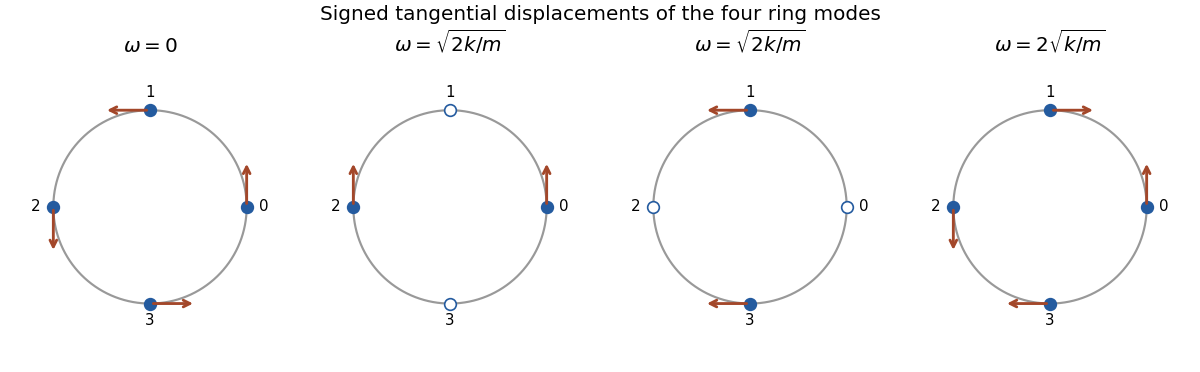

This figure's Python source:
"""Original normal-mode diagrams with tangential arrows, without copied exam artwork."""
from pathlib import Path
import matplotlib
matplotlib.use("Agg")
import matplotlib.pyplot as plt
import numpy as np

angles=np.arange(4)*np.pi/2
positions=np.column_stack([np.cos(angles),np.sin(angles)])
tangents=np.column_stack([-np.sin(angles),np.cos(angles)])
modes=[np.ones(4),np.array([1,0,-1,0]),np.array([0,1,0,-1]),np.array([1,-1,1,-1])]
labels=[r"$\omega=0$",r"$\omega=\sqrt{2k/m}$",r"$\omega=\sqrt{2k/m}$",r"$\omega=2\sqrt{k/m}$"]
fig,axes=plt.subplots(1,4,figsize=(10.0,3.1),layout="constrained")
circle=np.linspace(0,2*np.pi,400)
for ax,mode,label in zip(axes,modes,labels):
    ax.plot(np.cos(circle),np.sin(circle),color=".6",lw=1.3)
    for j,(point,tangent,amplitude) in enumerate(zip(positions,tangents,mode)):
        ax.plot(*point,"o",ms=7,mec="#245b9f",mfc="#245b9f" if amplitude else "white",zorder=3)
        ax.text(*(point*1.18),str(j),ha="center",va="center",fontsize=9)
        if amplitude:
            tip=point+.48*amplitude*tangent
            ax.annotate("",xy=tip,xytext=point,
                        arrowprops={"arrowstyle":"->","color":"#a3472a","lw":1.7})
    ax.set(aspect="equal",xlim=(-1.5,1.5),ylim=(-1.5,1.5),title=label)
    ax.axis("off")
fig.suptitle("Signed tangential displacements of the four ring modes",fontsize=12)
fig.savefig(Path(__file__).with_suffix(".png").name,dpi=120,facecolor="white")
